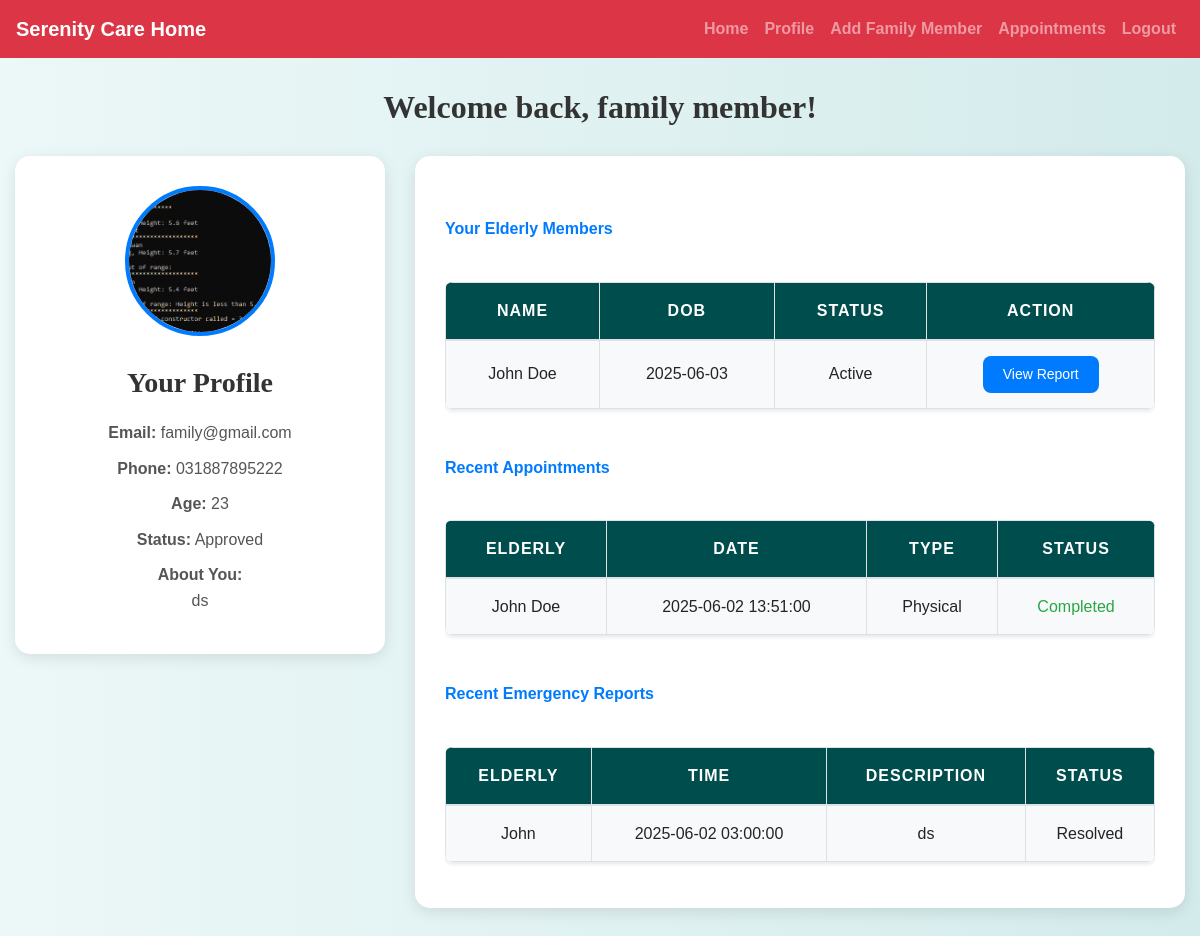
Page /family/family_dashboard.php (signed in) on the committed database.
### tables this page shows
CREATE TABLE `users` (
  `id` int(11) NOT NULL,
  `username` varchar(50) NOT NULL,
  `password` varchar(255) NOT NULL,
  `email` varchar(100) NOT NULL,
  `phone` varchar(20) NOT NULL,
  `age` int(11) DEFAULT NULL,
  `bio` text DEFAULT NULL,
  `user_type` varchar(50) DEFAULT NULL,
  `profile_picture` varchar(255) DEFAULT NULL,
  `status` enum('pending','approved','rejected') DEFAULT 'pending'
);

CREATE TABLE `elderly_members` (
  `member_id` int(11) NOT NULL,
  `first_name` varchar(100) NOT NULL,
  `last_name` varchar(100) NOT NULL,
  `date_of_birth` date NOT NULL,
  `gender` enum('Male','Female','Other') NOT NULL,
  `admission_date` date NOT NULL,
  `family_member_id` int(11) DEFAULT NULL,
  `room_number` varchar(20) NOT NULL,
  `health_status` text DEFAULT NULL,
  `status` enum('active','deceased','transferred') DEFAULT 'active',
  `profile_picture` varchar(255) DEFAULT NULL,
  `created_at` timestamp NOT NULL DEFAULT current_timestamp()
);

CREATE TABLE `appointments` (
  `id` int(11) NOT NULL,
  `elderly_id` int(11) NOT NULL,
  `family_member_id` int(11) NOT NULL,
  `appointment_date` datetime NOT NULL,
  `type` enum('physical','virtual') NOT NULL,
  `status` enum('pending','approved','completed','rejected') DEFAULT 'pending',
  `notes` text DEFAULT NULL
);

CREATE TABLE `emergency_reports` (
  `id` int(11) NOT NULL,
  `elderly_id` int(11) NOT NULL,
  `reported_by` int(11) NOT NULL,
  `report_time` datetime NOT NULL,
  `description` text NOT NULL,
  `notified_admin` tinyint(1) DEFAULT 0,
  `notified_family` tinyint(1) DEFAULT 0,
  `status` enum('open','resolved') DEFAULT 'open'
);

### family/family_dashboard.php (the view, shortened to what this page needs)
<?php
include('config.php');
$user_id = $_SESSION["id"];
$stmt_user = $conn->prepare("SELECT username, email, phone, age, bio, profile_picture, status FROM users WHERE id = ?");
$stmt_user->bind_param("i", $user_id);
$stmt_user->execute();
$user_result = $stmt_user->get_result();
$user = $user_result->fetch_assoc();
$stmt_members = $conn->prepare("SELECT member_id, first_name, last_name, date_of_birth, health_status, status, profile_picture FROM elderly_members WHERE family_member_id = ? ORDER BY created_at DESC");
$stmt_members->bind_param("i", $user_id);
$stmt_members->execute();
$members = $stmt_members->get_result();
$stmt_appointments = $conn->prepare("SELECT a.id, a.appointment_date, a.type, a.status, e.first_name, e.last_name
    FROM appointments a
    JOIN elderly_members e ON a.elderly_id = e.member_id
    WHERE a.family_member_id = ?
    ORDER BY a.appointment_date DESC
    LIMIT 5");
$stmt_appointments->bind_param("i", $user_id);
$stmt_appointments->execute();
$appointments = $stmt_appointments->get_result();
$stmt_emergencies = $conn->prepare("SELECT er.id, er.report_time, er.description, er.status, e.first_name, e.last_name
    FROM emergency_reports er
    JOIN elderly_members e ON er.elderly_id = e.member_id
    WHERE e.family_member_id = ?
    ORDER BY er.report_time DESC
    LIMIT 5");
$stmt_emergencies->bind_param("i", $user_id);
$stmt_emergencies->execute();
$emergencies = $stmt_emergencies->get_result();
?>
<!DOCTYPE html>
<html lang="en">
<head>
    <link rel="stylesheet" href="https://cdn.jsdelivr.net/npm/bootstrap@4.6.2/dist/css/bootstrap.min.css">
    <link rel="stylesheet" href="../css/style.css">
</head>
<body>
<?php include('navbar.php'); ?>
<div class="container">
    <h2>Welcome back, <?= htmlspecialchars($user['username']) ?>!</h2>
    <div class="row">
        <div class="col-lg-4 col-md-12">
            <div class="profile-card">
                <img
                    src="<?= !empty($user['profile_picture']) ? htmlspecialchars($user['profile_picture']) : '../images/default_profile.png' ?>"
                    alt="Profile Picture"
                    class="profile-picture mx-auto d-block"
                >
                <div class="profile-info text-center">
                    <h3>Your Profile</h3>
                    <p><strong>Email:</strong> <?= htmlspecialchars($user['email']) ?></p>
                    <p><strong>Phone:</strong> <?= htmlspecialchars($user['phone']) ?></p>
                    <p><strong>Age:</strong> <?= htmlspecialchars($user['age']) ?></p>
                    <p><strong>Status:</strong> <?= htmlspecialchars(ucfirst($user['status'])) ?></p>
                    <p><strong>About You:</strong><br> <?= nl2br(htmlspecialchars($user['bio'])) ?></p>
                </div>
            </div>
        </div>
        <div class="col-lg-8 col-md-12">
            <div class="dashboard-card">
                <div class="section-title">Your Elderly Members</div>
                <?php if ($members->num_rows > 0): ?>
                    <div class="table-responsive">
                        <table class="table table-striped table-bordered dashboard-table">
                            <thead>
                                <tr>
                                    <th>Name</th>
                                    <th>DOB</th>
                                    <th>Status</th>
                                    <th>Action</th>
                                </tr>
                            </thead>
                            <tbody>
                                <?php while ($m = $members->fetch_assoc()): ?>
                                    <tr>
                                        <td><?= htmlspecialchars($m['first_name'] . ' ' . $m['last_name']) ?></td>
                                        <td><?= htmlspecialchars($m['date_of_birth']) ?></td>
                                        <td class="status-<?= strtolower($m['status']) ?>">
                                            <?= htmlspecialchars(ucfirst($m['status'])) ?>
                                        </td>
                                        <td>
                                            <a href="member_full_report.php?id=<?= $m['member_id'] ?>" class="btn btn-sm btn-primary">View Report</a>
                                        </td>
                                    </tr>
                                <?php endwhile; ?>
                            </tbody>
                        </table>
                    </div>
                <?php else: ?>
                    <p class="text-muted">No elderly members associated with your account.</p>
                <?php endif; ?>
                <div class="section-title">Recent Appointments</div>
                <?php if ($appointments->num_rows > 0): ?>
                    <div class="table-responsive">
                        <table class="table table-striped table-bordered dashboard-table">
                            <thead>
                                <tr>
                                    <th>Elderly</th>
                                    <th>Date</th>
                                    <th>Type</th>
                                    <th>Status</th>
                                </tr>
                            </thead>
                            <tbody>
                                <?php while ($a = $appointments->fetch_assoc()): ?>
                                    <tr>
                                        <td><?= htmlspecialchars($a['first_name'] . ' ' . $a['last_name']) ?></td>
                                        <td><?= htmlspecialchars($a['appointment_date']) ?></td>
                                        <td><?= htmlspecialchars(ucfirst($a['type'])) ?></td>
                                        <td class="status-<?= strtolower($a['status']) ?>">
                                            <?= htmlspecialchars(ucfirst($a['status'])) ?>
                                        </td>
                                    </tr>
                                <?php endwhile; ?>
                            </tbody>
                        </table>
                    </div>
                <?php else: ?>
                    <p class="text-muted">No recent appointments.</p>
                <?php endif; ?>
                <div class="section-title">Recent Emergency Reports</div>
                <?php if ($emergencies->num_rows > 0): ?>
                    <div class="table-responsive">
                        <table class="table table-striped table-bordered dashboard-table">
                            <thead>
                                <tr>
                                    <th>Elderly</th>
                                    <th>Time</th>
                                    <th>Description</th>
                                    <th>Status</th>
                                </tr>
                            </thead>
                            <tbody>
                                <?php while ($e = $emergencies->fetch_assoc()): ?>
                                    <tr>
                                        <td><?= htmlspecialchars($e['first_name']) ?></td>
                                        <td><?= htmlspecialchars($e['report_time']) ?></td>
                                        <td><?= nl2br(htmlspecialchars($e['description'])) ?></td>
                                        <td class="status-<?= strtolower($e['status']) ?>">
                                            <?= htmlspecialchars(ucfirst($e['status'])) ?>
                                        </td>
                                    </tr>
                                <?php endwhile; ?>
                            </tbody>
                        </table>
                    </div>
                <?php else: ?>
                    <p class="text-muted">No recent emergency reports.</p>
                <?php endif; ?>
            </div>
        </div>
    </div>
</div>
</body>
</html>

### css/style.css (style rules this page uses)
body { background: linear-gradient(90deg, rgba(233, 246, 246, 0.831), rgba(207, 233, 233, 0.9)); font-family: 'Arial', sans-serif; color: #333; line-height: 1.6; }
h1, h2, h3, h4 { text-align: center; margin-top: 30px; margin-bottom: 30px; font-family: 'Georgia', serif; }
.container { margin-bottom: 40px; }
.table { width: 100%; border-collapse: collapse; margin-top: 20px; font-size: 16px; background-color: #ffffff; border-radius: 8px; overflow: hidden; box-shadow: 0 2px 4px rgba(0, 0, 0, 0.1); }
.table th, .table td { padding: 15px; border: 1px solid #dee2e6; text-align: center; }
.table thead th { background-color: #004d4d; color: white; font-weight: bold; text-transform: uppercase; letter-spacing: 1px; }
.table tbody tr:nth-child(odd) { background-color: #f8f9fa; }
.btn-primary { color: #fff; border: none; border-radius: 5px; cursor: pointer; transition: background-color 0.3s ease; }
a { color: #006666; text-decoration: none; font-weight: bold; }

### family/family_dashboard.php (style rules this page uses)
.container { max-width: 1200px; margin-top: 30px; margin-bottom: 30px; }
.profile-card { background: white; border-radius: 15px; padding: 30px; box-shadow: 0 4px 15px rgba(0,0,0,0.1); transition: transform 0.3s ease; }
.profile-picture { width: 150px; height: 150px; object-fit: cover; border-radius: 50%; border: 4px solid #007bff; margin-bottom: 20px; }
.profile-info h3 { color: #333; font-weight: 600; margin-bottom: 20px; }
.profile-info p { margin-bottom: 10px; color: #555; }
.dashboard-card { background: white; border-radius: 15px; padding: 30px; box-shadow: 0 4px 15px rgba(0,0,0,0.1); transition: transform 0.3s ease; }
.dashboard-table th { background-color: #007bff; color: white; font-weight: 600; }
.dashboard-table td { vertical-align: middle; }
.status-approved, .status-completed { color: #28a745; font-weight: 500; }
h2 { color: #333; font-weight: 700; text-align: center; margin-bottom: 30px; }
.section-title { color: #007bff; font-weight: 600; margin-top: 30px; margin-bottom: 20px; }
.btn-primary, .btn-dark { border-radius: 8px; padding: 8px 20px; transition: background-color 0.3s ease; }

### rows in the picture
users: username "family member", profile_picture (picture), email "family@gmail.com", phone "031887895222", age "23", status "Approved", bio "ds"
elderly_members: first_name+last_name "John Doe", date_of_birth "2025-06-03", status "Active"
appointments: elderly.last_name "John Doe", appointment_date "2025-06-02 13:51:00", type "Physical", status "Completed"
emergency_reports: elderly.first_name "John", report_time "2025-06-02 03:00:00", description "ds", status "Resolved"
